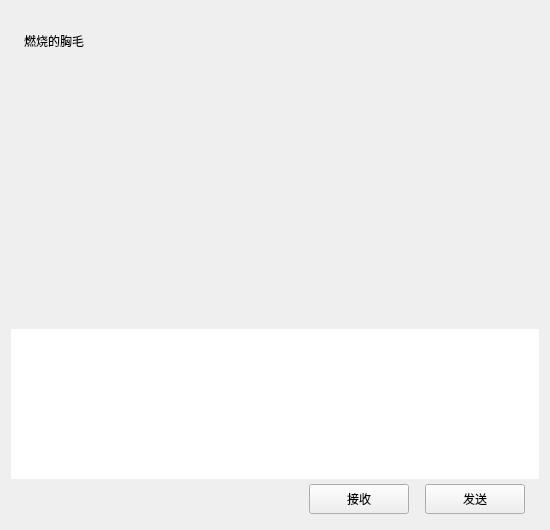
<?xml version="1.0" encoding="UTF-8"?>
<ui version="4.0">
 <class>ChatPage</class>
 <widget class="QWidget" name="ChatPage">
  <property name="geometry">
   <rect>
    <x>0</x>
    <y>0</y>
    <width>550</width>
    <height>530</height>
   </rect>
  </property>
  <property name="windowTitle">
   <string>Form</string>
  </property>
  <layout class="QGridLayout" name="gridLayout">
   <item row="0" column="0">
    <widget class="QWidget" name="chat_data_wid" native="true">
     <property name="sizePolicy">
      <sizepolicy hsizetype="Expanding" vsizetype="Expanding">
       <horstretch>0</horstretch>
       <verstretch>0</verstretch>
      </sizepolicy>
     </property>
     <layout class="QVBoxLayout" name="verticalLayout_2">
      <property name="spacing">
       <number>0</number>
      </property>
      <property name="leftMargin">
       <number>0</number>
      </property>
      <property name="topMargin">
       <number>0</number>
      </property>
      <property name="rightMargin">
       <number>0</number>
      </property>
      <property name="bottomMargin">
       <number>0</number>
      </property>
      <item>
       <widget class="QWidget" name="title_wid" native="true">
        <property name="minimumSize">
         <size>
          <width>0</width>
          <height>60</height>
         </size>
        </property>
        <property name="maximumSize">
         <size>
          <width>16777215</width>
          <height>60</height>
         </size>
        </property>
        <layout class="QVBoxLayout" name="verticalLayout_3">
         <property name="leftMargin">
          <number>11</number>
         </property>
         <property name="topMargin">
          <number>2</number>
         </property>
         <property name="rightMargin">
          <number>2</number>
         </property>
         <property name="bottomMargin">
          <number>2</number>
         </property>
         <item>
          <widget class="QWidget" name="widget" native="true">
           <layout class="QHBoxLayout" name="horizontalLayout_3">
            <property name="leftMargin">
             <number>2</number>
            </property>
            <property name="topMargin">
             <number>2</number>
            </property>
            <property name="rightMargin">
             <number>2</number>
            </property>
            <property name="bottomMargin">
             <number>2</number>
            </property>
            <item>
             <widget class="QLabel" name="title_lb">
              <property name="text">
               <string>燃烧的胸毛</string>
              </property>
             </widget>
            </item>
           </layout>
          </widget>
         </item>
        </layout>
       </widget>
      </item>
      <item>
       <widget class="ChatView" name="chat_data_list" native="true"/>
      </item>
      <item>
       <widget class="QWidget" name="tool_wid" native="true">
        <property name="minimumSize">
         <size>
          <width>0</width>
          <height>40</height>
         </size>
        </property>
        <property name="maximumSize">
         <size>
          <width>16777215</width>
          <height>40</height>
         </size>
        </property>
        <layout class="QHBoxLayout" name="horizontalLayout_5">
         <property name="leftMargin">
          <number>2</number>
         </property>
         <property name="topMargin">
          <number>2</number>
         </property>
         <property name="rightMargin">
          <number>2</number>
         </property>
         <property name="bottomMargin">
          <number>2</number>
         </property>
         <item>
          <spacer name="horizontalSpacer_7">
           <property name="orientation">
            <enum>Qt::Horizontal</enum>
           </property>
           <property name="sizeType">
            <enum>QSizePolicy::Fixed</enum>
           </property>
           <property name="sizeHint" stdset="0">
            <size>
             <width>5</width>
             <height>20</height>
            </size>
           </property>
          </spacer>
         </item>
         <item>
          <widget class="ClickedLabel" name="emo_lb">
           <property name="minimumSize">
            <size>
             <width>25</width>
             <height>25</height>
            </size>
           </property>
           <property name="maximumSize">
            <size>
             <width>25</width>
             <height>25</height>
            </size>
           </property>
           <property name="text">
            <string/>
           </property>
          </widget>
         </item>
         <item>
          <spacer name="horizontalSpacer_6">
           <property name="orientation">
            <enum>Qt::Horizontal</enum>
           </property>
           <property name="sizeType">
            <enum>QSizePolicy::Fixed</enum>
           </property>
           <property name="sizeHint" stdset="0">
            <size>
             <width>5</width>
             <height>20</height>
            </size>
           </property>
          </spacer>
         </item>
         <item>
          <widget class="ClickedLabel" name="file_lb">
           <property name="minimumSize">
            <size>
             <width>30</width>
             <height>30</height>
            </size>
           </property>
           <property name="maximumSize">
            <size>
             <width>30</width>
             <height>30</height>
            </size>
           </property>
           <property name="text">
            <string/>
           </property>
          </widget>
         </item>
         <item>
          <spacer name="horizontalSpacer_5">
           <property name="orientation">
            <enum>Qt::Horizontal</enum>
           </property>
           <property name="sizeHint" stdset="0">
            <size>
             <width>40</width>
             <height>20</height>
            </size>
           </property>
          </spacer>
         </item>
        </layout>
       </widget>
      </item>
      <item>
       <widget class="MessageTextEdit" name="chatEdit">
        <property name="minimumSize">
         <size>
          <width>0</width>
          <height>150</height>
         </size>
        </property>
        <property name="maximumSize">
         <size>
          <width>16777215</width>
          <height>150</height>
         </size>
        </property>
        <property name="frameShape">
         <enum>QFrame::NoFrame</enum>
        </property>
       </widget>
      </item>
      <item>
       <widget class="QWidget" name="send_wid" native="true">
        <property name="minimumSize">
         <size>
          <width>0</width>
          <height>40</height>
         </size>
        </property>
        <property name="maximumSize">
         <size>
          <width>16777215</width>
          <height>40</height>
         </size>
        </property>
        <layout class="QHBoxLayout" name="horizontalLayout_4">
         <property name="topMargin">
          <number>2</number>
         </property>
         <property name="bottomMargin">
          <number>2</number>
         </property>
         <item>
          <spacer name="horizontalSpacer_2">
           <property name="orientation">
            <enum>Qt::Horizontal</enum>
           </property>
           <property name="sizeHint" stdset="0">
            <size>
             <width>36</width>
             <height>20</height>
            </size>
           </property>
          </spacer>
         </item>
         <item>
          <widget class="ClickedBtn" name="receive_btn">
           <property name="minimumSize">
            <size>
             <width>100</width>
             <height>30</height>
            </size>
           </property>
           <property name="maximumSize">
            <size>
             <width>100</width>
             <height>30</height>
            </size>
           </property>
           <property name="text">
            <string>接收</string>
           </property>
          </widget>
         </item>
         <item>
          <spacer name="horizontalSpacer_3">
           <property name="orientation">
            <enum>Qt::Horizontal</enum>
           </property>
           <property name="sizeType">
            <enum>QSizePolicy::Fixed</enum>
           </property>
           <property name="sizeHint" stdset="0">
            <size>
             <width>10</width>
             <height>20</height>
            </size>
           </property>
          </spacer>
         </item>
         <item>
          <widget class="ClickedBtn" name="send_btn">
           <property name="minimumSize">
            <size>
             <width>100</width>
             <height>30</height>
            </size>
           </property>
           <property name="maximumSize">
            <size>
             <width>100</width>
             <height>30</height>
            </size>
           </property>
           <property name="text">
            <string>发送</string>
           </property>
          </widget>
         </item>
         <item>
          <spacer name="horizontalSpacer_4">
           <property name="orientation">
            <enum>Qt::Horizontal</enum>
           </property>
           <property name="sizeType">
            <enum>QSizePolicy::Fixed</enum>
           </property>
           <property name="sizeHint" stdset="0">
            <size>
             <width>5</width>
             <height>20</height>
            </size>
           </property>
          </spacer>
         </item>
        </layout>
       </widget>
      </item>
     </layout>
    </widget>
   </item>
  </layout>
 </widget>
 <customwidgets>
  <customwidget>
   <class>ClickedBtn</class>
   <extends>QPushButton</extends>
   <header>clickedbtn.h</header>
  </customwidget>
  <customwidget>
   <class>ClickedLabel</class>
   <extends>QLabel</extends>
   <header>clickedlabel.h</header>
  </customwidget>
  <customwidget>
   <class>MessageTextEdit</class>
   <extends>QTextEdit</extends>
   <header>MessageTextEdit.h</header>
  </customwidget>
  <customwidget>
   <class>ChatView</class>
   <extends>QWidget</extends>
   <header>chatview.h</header>
   <container>1</container>
  </customwidget>
 </customwidgets>
 <resources/>
 <connections/>
</ui>
